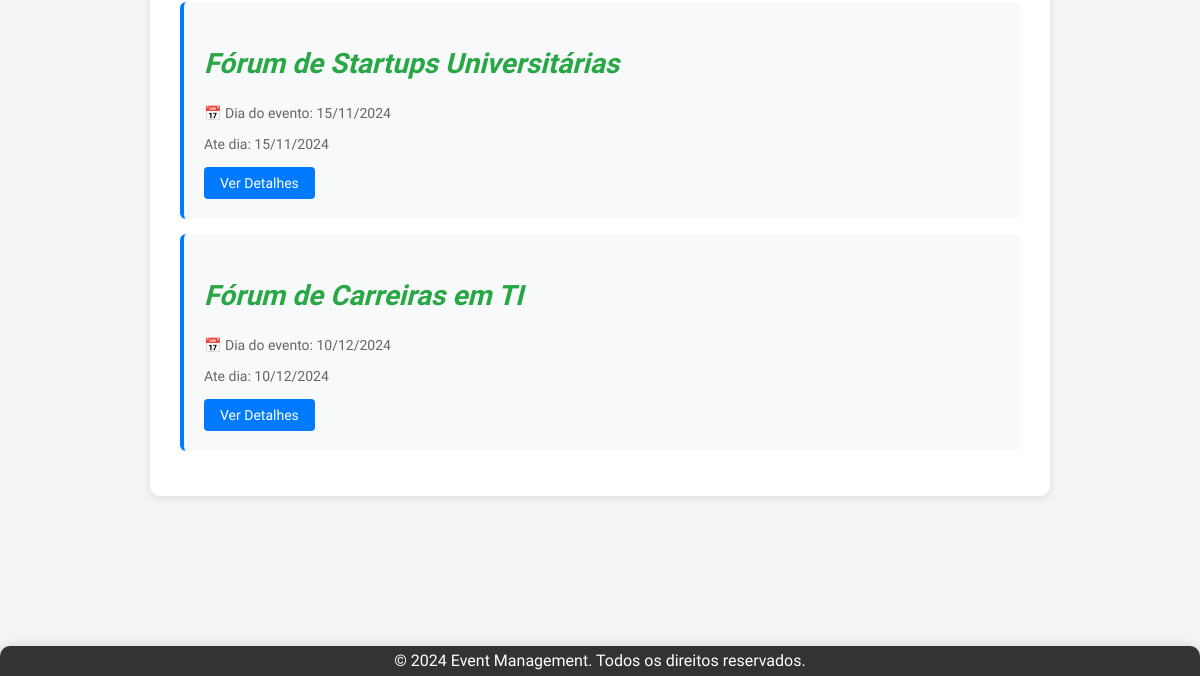
The app's page / (lower part), older data.
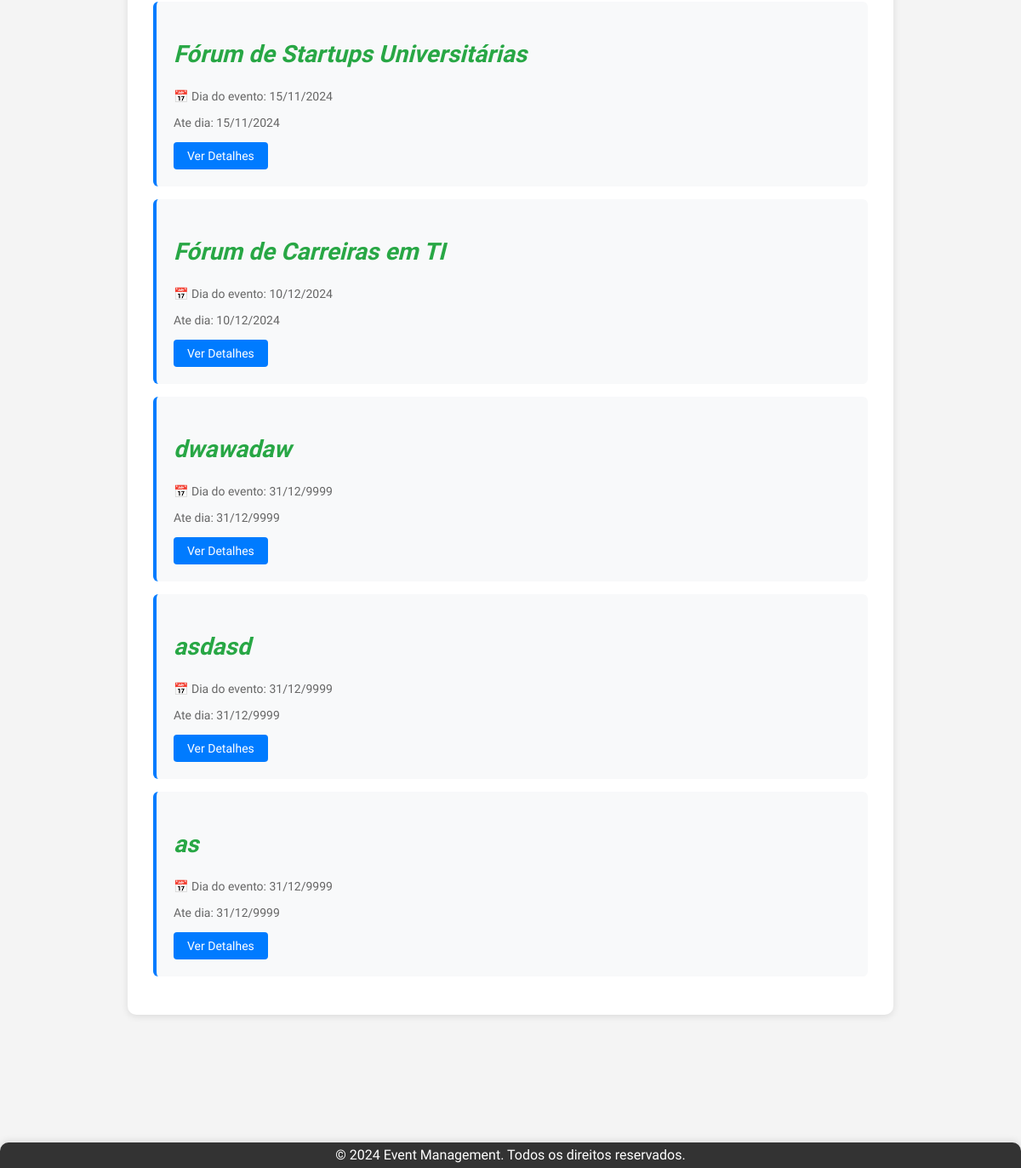
The same page, newer data.
### app/models.py (models this page shows, shortened)
class Event(models.Model):
    event_type_choices = [
        ('Palestra', 'Palestra'),
        ('Workshop', 'Workshop'),
        ('Seminário', 'Seminário'),
        ('Curso', 'Curso'),
        ('Congresso', 'Congresso'),
        ('Simpósio', 'Simpósio'),
        ('Fórum', 'Fórum'),
        ('Mesa Redonda', 'Mesa Redonda'),
    ]
    title = models.CharField(max_length=200, verbose_name="Título")
    description = models.TextField(verbose_name="Descrição")
    image = models.ImageField(
        upload_to='eventos/',
        verbose_name='Imagem do Evento',
        null=True,
        blank=True
    )
    initial_date = models.DateField(default= '9999-12-31', verbose_name="Data de Início")
    final_date = models.DateField(default='9999-12-31', verbose_name="Data Final")
    location = models.CharField(max_length=200, verbose_name="Local")
    max_capacity = models.IntegerField(verbose_name="Capacidade Máxima")
    creator = models.ForeignKey(
        settings.AUTH_USER_MODEL,
        on_delete=models.CASCADE,
        related_name='created_events',
        null=True,
        blank=True,
        verbose_name="Criador"
    )
    event_type = models.CharField(max_length=20, choices=event_type_choices, default='Palestra', verbose_name="Tipo de Evento")
    event_start = models.TimeField(null=False, blank=True, verbose_name="Horario de Início")
    event_end = models.TimeField(null=False, blank=True, verbose_name="Horario de Término")
    participants = models.ManyToManyField(
        settings.AUTH_USER_MODEL,
        through='EventParticipant',
        through_fields=('event', 'participant'),
        related_name='attended_events',
        blank=True,
        verbose_name="Participantes"
    )
    class Meta:
        db_table = 'event'
        ordering = ['initial_date']
        verbose_name = 'Evento' # Português
        verbose_name_plural = 'Eventos' # Português

### app/views.py (the view)
# urls.py: path('', views.home, name='home'),
def home(request):
    eventos = Event.objects.all()
    return render(request, 'event_list.html', {'eventos': eventos})

### app/templates/event_list.html (shortened to what this page needs)
{% extends "base.html" %}
{% block content %}
{% load static %}
<div class="events-container">
    {% if eventos %}
        <ul class="events-list">
            {% for evento in eventos %}
                <li class="event-item">
                    <div class="event-title">{{ evento.title }}</div>
                    <p class="event-date">📅 Dia do evento: {{ evento.initial_date|date:"d/m/Y" }}</p>
                    <p class="event-date">Ate dia: {{ evento.final_date|date:"d/m/Y" }}</p>
                    <div class="event-actions">
                        <a href="{% url 'event_detail' pk=evento.pk %}" class="btn-details">Ver Detalhes</a>
                    </div>
                </li>
            {% endfor %}
        </ul>
    {% else %}
        <p class="no-events">Nenhum evento cadastrado ainda.</p>
    {% endif %}
</div>
{% endblock %}

Row changes from the older to the newer data that the page shows:
added Event: title "dwawadaw", initial_date "31/12/9999", final_date "31/12/9999"
added Event: title "asdasd", initial_date "31/12/9999", final_date "31/12/9999"
added Event: title "as", initial_date "31/12/9999", final_date "31/12/9999"
